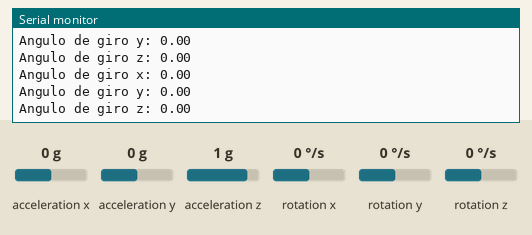
Simulated run of this sketch. Board: Arduino Uno, built with avr-gcc and run on an emulated ATmega328P. On the bench: the last lines printed to the serial monitor. The test bench sets the inputs (shaded band); at power-on: acceleration x 0 g, acceleration y 0 g, acceleration z 1 g, rotation z 0 °/s, rotation x 0 °/s, rotation y 0 °/s.

Above: at 1.8 s.
1.9 s: acceleration x set to -1.4 g
At 2.8 s:
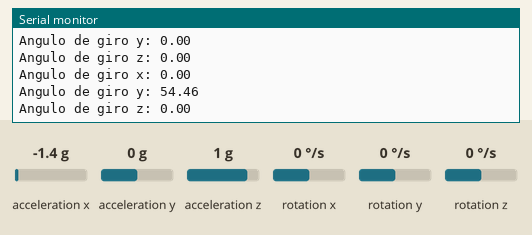
3.4 s: acceleration y set to -1.4 g
At 4.7 s:
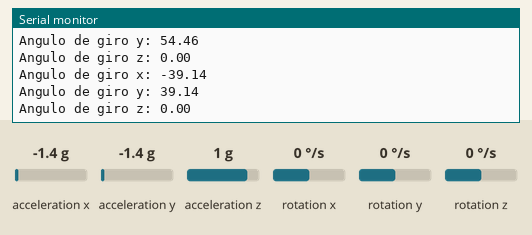
4.9 s: acceleration z set to -1.4 g
At 5.4 s:
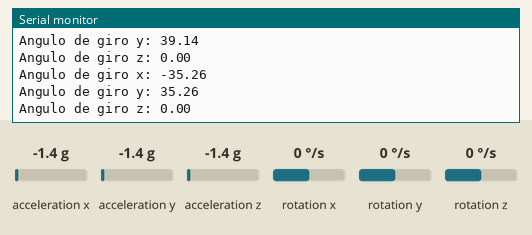
6.4 s: rotation z set to -192 °/s
At 7.9 s:
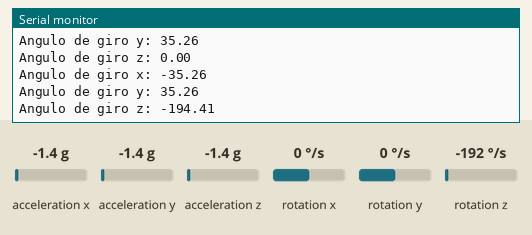
Timing chart, 0 to 8.9 s (numbered marks = the images above; inputs shaded):
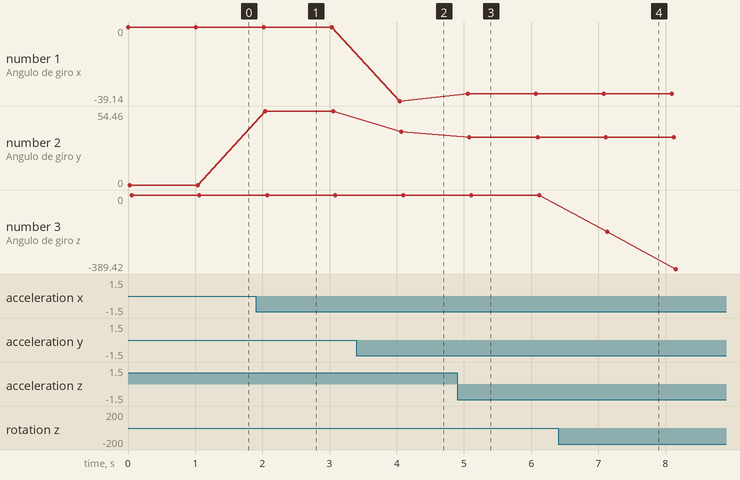

The sketch:

sketch_mpu6050_1.ino
```cpp
/*
 * Teste MPU6050 (giroscópio) exibindo os valores de ângulo em graus
 * Autor: Isabella R
*/

// Carregando bibliotecas
#include <MPU6050_tockn.h>
#include <Wire.h>

//Definindo endereco I2C do MPU6050
#define MPU6050_ADDR         0x68
//#define MPU6050_ADDR         0x69

//#define DEBUG
MPU6050 mpu6050(Wire);

// Declarando variáveis
float anguloX;
float anguloY;
float anguloZ;

void setup() {
  Serial.begin(9600);
  Wire.begin();
  mpu6050.begin();
}

void loop() {
  mpu6050.update();

  // Captando os valores do giroscópio
  anguloX = mpu6050.getAngleX();
  anguloY = mpu6050.getAngleY();
  anguloZ = mpu6050.getAngleZ();

  Serial.print("Angulo de giro x: ");
  Serial.println(anguloX);
  Serial.print("Angulo de giro y: ");
  Serial.println(anguloY);
  Serial.print("Angulo de giro z: ");
  Serial.println(anguloZ);

  delay(1000);
}
```

Measured:
- after the input at 1.9 s, the serial monitor: prints a new line after 0.15 s (image 1)
- after the input at 3.4 s, the serial monitor: prints a new line after 0.64 s (image 2)
- after the input at 4.9 s, the serial monitor: prints a new line after 0.16 s (image 3)
- after the input at 6.4 s, the serial monitor: prints a new line after 0.73 s (image 4)
- plotted number 1: 0 → -39.14 after the input at 3.4 s, -39.14 → -35.26 after the input at 4.9 s
- plotted number 2: 0 → 54.46 after the input at 1.9 s, 54.46 → 39.14 after the input at 3.4 s, 39.14 → 35.26 after the input at 4.9 s
- plotted number 3: 0 → -389.42 after the input at 6.4 s
